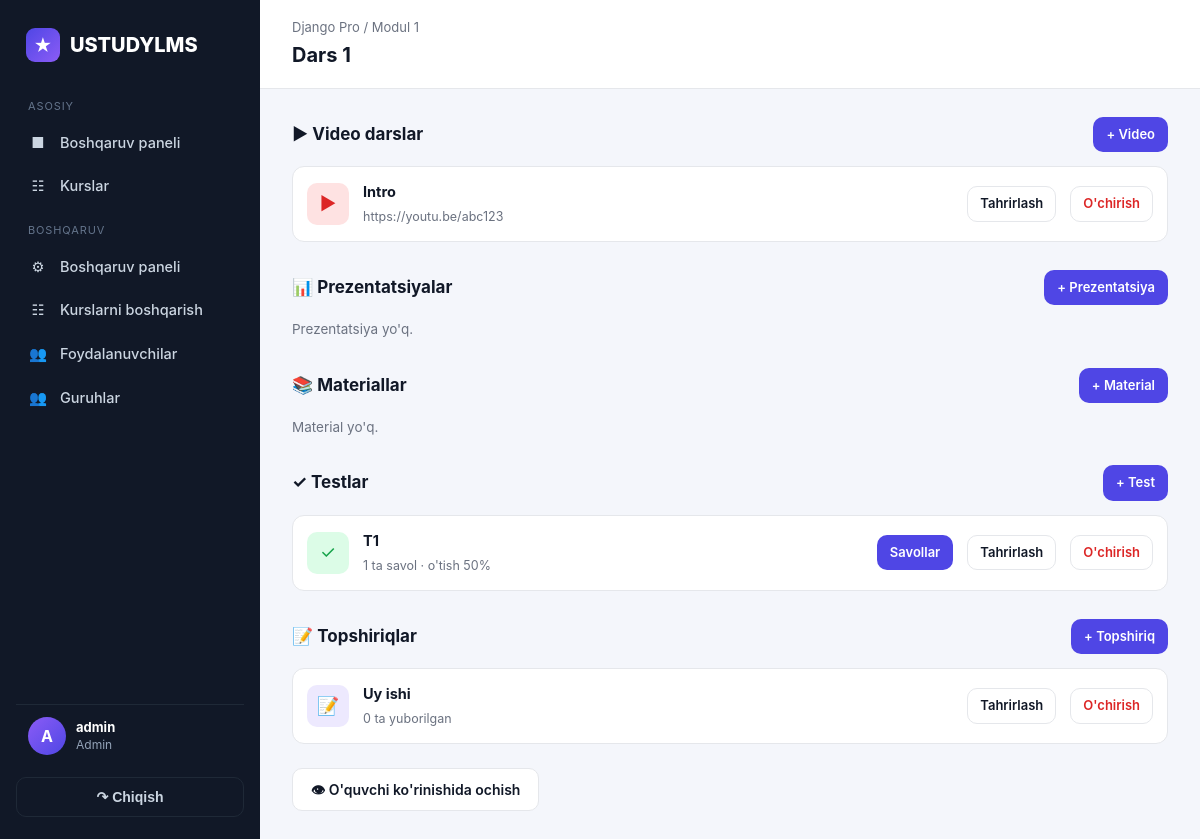
The page /courses/manage/lessons/4/ (signed in) on the database its author committed.
### accounts/models/user.py (models this page shows, shortened)
class CustomUser(AbstractUser):
    class Role(models.TextChoices):
        ADMIN = 'admin', 'Admin'
        TEACHER = 'teacher', "O'qituvchi"
        STUDENT = 'student', "O'quvchi"
    role = models.CharField(max_length=10, choices=Role.choices, default=Role.STUDENT)
    phone = models.CharField(max_length=20, blank=True)
    @property
    def is_admin(self):
        return self.is_superuser or self.role == self.Role.ADMIN
    @property
    def is_teacher(self):
        return self.role == self.Role.TEACHER

### courses/models/course.py (models this page shows, shortened)
class Course(models.Model):
    name = models.CharField(max_length=150)
    image = models.ImageField(upload_to='courses/', blank=True, null=True)
    description = models.TextField(blank=True)
    duration = models.PositiveIntegerField(default=1, help_text="Davomiyligi (oylarda)")
    price = models.DecimalField(max_digits=10, decimal_places=2, default=0)
    created_at = models.DateTimeField(auto_now_add=True)
    class Meta:
        ordering = ['-created_at']

### courses/models/structure.py (models this page shows, shortened)
class Lesson(models.Model):
    module = models.ForeignKey(Module, on_delete=models.CASCADE, related_name='lessons')
    title = models.CharField(max_length=300)
    description = models.TextField(blank=True)
    order = models.PositiveIntegerField(default=0)
    class Meta:
        ordering = ['order', 'id']

class Module(models.Model):
    course = models.ForeignKey(Course, on_delete=models.CASCADE, related_name='modules')
    title = models.CharField(max_length=150)
    description = models.TextField(blank=True)
    order = models.PositiveIntegerField(default=0)
    class Meta:
        ordering = ['order', 'id']

### courses/models/content.py (models this page shows, shortened)
class LessonVideo(models.Model):
    lesson = models.ForeignKey(Lesson, on_delete=models.CASCADE, related_name='videos')
    title = models.CharField(max_length=200)
    file = models.FileField(upload_to='lessons/videos/', blank=True, null=True)
    url = models.URLField(blank=True, help_text="YouTube/Vimeo havolasi")
    duration = models.PositiveIntegerField(blank=True, null=True, help_text="Davomiyligi (soniya)")
    order = models.PositiveIntegerField(default=0)
    class Meta:
        ordering = ['order', 'id']

### courses/models/assessment.py (models this page shows, shortened)
class Test(models.Model):
    lesson = models.ForeignKey(Lesson, on_delete=models.CASCADE, related_name='tests')
    title = models.CharField(max_length=200)
    description = models.TextField(blank=True)
    pass_score = models.PositiveIntegerField(default=60, help_text="O'tish foizi (%)")
    time_limit = models.PositiveIntegerField(blank=True, null=True, help_text="Vaqt chegarasi (daqiqa)")
    created_at = models.DateTimeField(auto_now_add=True)
    @property
    def total_questions(self):
        return self.questions.count()

### courses/models/assignment.py (models this page shows, shortened)
class Assignment(models.Model):
    lesson = models.ForeignKey(Lesson, on_delete=models.CASCADE, related_name='assignments')
    title = models.CharField(max_length=200)
    description = models.TextField(blank=True)
    file = models.FileField(upload_to='assignments/', blank=True, null=True)
    deadline = models.DateTimeField(blank=True, null=True)
    max_grade = models.FloatField(default=100)
    created_at = models.DateTimeField(auto_now_add=True)

### courses/views/manage_lessons.py (the view)
# urls.py: path('manage/lessons/<int:pk>/', views.lesson_manage, name='manage_lesson'),
@teacher_required
def lesson_manage(request, pk):
    lesson = get_object_or_404(Lesson.objects.select_related('module__course'), pk=pk)
    ensure_course_access(request.user, lesson.module.course)
    return render(request, 'manage/lesson_manage.html', {
        'lesson': lesson,
        'course': lesson.module.course,
        'videos': lesson.videos.all(),
        'presentations': lesson.presentations.all(),
        'materials': lesson.materials.all(),
        'tests': lesson.tests.all(),
        'assignments': lesson.assignments.all(),
    })

### courses/views/helpers.py (called while the page is built)
def ensure_course_access(user, course):
    if user.is_admin:
        return
    if (user.is_teacher and hasattr(user, 'teacher_profile')
            and user.teacher_profile.courses.filter(pk=course.pk).exists()):
        return
    raise PermissionDenied

### templates/manage/lesson_manage.html (shortened to what this page needs)
{% extends 'base.html' %}
{% block heading %}{{ lesson.title }}{% endblock %}
{% block crumb %}<div class="crumb"><a href="{% url 'courses:manage_course_detail' course.pk %}">{{ course.name }}</a> / {{ lesson.module.title }}</div>{% endblock %}
{% block content %}
<div class="section-title" style="justify-content:space-between;">
    <span>&#9654; Video darslar</span>
    <a href="{% url 'courses:manage_video_create' lesson.pk %}" class="btn btn-primary btn-sm">&#43; Video</a>
</div>
{% for v in videos %}
<div class="resource">
    <div class="ic" style="background:var(--danger-soft);color:var(--danger);">&#9654;</div>
    <div class="info"><b>{{ v.title }}</b><span>{% if v.file %}Fayl{% else %}{{ v.url }}{% endif %}</span></div>
    <a href="{% url 'courses:manage_video_edit' v.pk %}" class="btn btn-light btn-sm">Tahrirlash</a>
    <a href="{% url 'courses:manage_video_delete' v.pk %}" class="btn btn-light btn-sm" style="color:var(--danger);">O'chirish</a>
</div>
{% empty %}<p style="color:var(--muted);font-size:13.5px;margin-bottom:10px;">Video yo'q.</p>{% endfor %}
<div class="section-title" style="justify-content:space-between;">
    <span>&#128202; Prezentatsiyalar</span>
    <a href="{% url 'courses:manage_presentation_create' lesson.pk %}" class="btn btn-primary btn-sm">&#43; Prezentatsiya</a>
</div>
{% for p in presentations %}
<div class="resource">
    <div class="ic" style="background:var(--warning-soft);color:var(--warning);">&#128202;</div>
    <div class="info"><b>{{ p.title }}</b><span>{{ p.file.name }}</span></div>
    <a href="{% url 'courses:manage_presentation_edit' p.pk %}" class="btn btn-light btn-sm">Tahrirlash</a>
    <a href="{% url 'courses:manage_presentation_delete' p.pk %}" class="btn btn-light btn-sm" style="color:var(--danger);">O'chirish</a>
</div>
{% empty %}<p style="color:var(--muted);font-size:13.5px;margin-bottom:10px;">Prezentatsiya yo'q.</p>{% endfor %}
<div class="section-title" style="justify-content:space-between;">
    <span>&#128218; Materiallar</span>
    <a href="{% url 'courses:manage_material_create' lesson.pk %}" class="btn btn-primary btn-sm">&#43; Material</a>
</div>
{% for m in materials %}
<div class="resource">
    <div class="ic" style="background:var(--primary-soft);color:var(--primary);">&#128214;</div>
    <div class="info"><b>{{ m.title }}</b><span>{{ m.description|default:""|truncatewords:10 }}</span></div>
    <a href="{% url 'courses:manage_material_edit' m.pk %}" class="btn btn-light btn-sm">Tahrirlash</a>
    <a href="{% url 'courses:manage_material_delete' m.pk %}" class="btn btn-light btn-sm" style="color:var(--danger);">O'chirish</a>
</div>
{% empty %}<p style="color:var(--muted);font-size:13.5px;margin-bottom:10px;">Material yo'q.</p>{% endfor %}
<div class="section-title" style="justify-content:space-between;">
    <span>&#10003; Testlar</span>
    <a href="{% url 'courses:manage_test_create' lesson.pk %}" class="btn btn-primary btn-sm">&#43; Test</a>
</div>
{% for t in tests %}
<div class="resource">
    <div class="ic" style="background:var(--success-soft);color:var(--success);">&#10003;</div>
    <div class="info"><b>{{ t.title }}</b><span>{{ t.total_questions }} ta savol &middot; o'tish {{ t.pass_score }}%</span></div>
    <a href="{% url 'courses:manage_question' t.pk %}" class="btn btn-primary btn-sm">Savollar</a>
    <a href="{% url 'courses:manage_test_edit' t.pk %}" class="btn btn-light btn-sm">Tahrirlash</a>
    <a href="{% url 'courses:manage_test_delete' t.pk %}" class="btn btn-light btn-sm" style="color:var(--danger);">O'chirish</a>
</div>
{% empty %}<p style="color:var(--muted);font-size:13.5px;margin-bottom:10px;">Test yo'q.</p>{% endfor %}
<div class="section-title" style="justify-content:space-between;">
    <span>&#128221; Topshiriqlar</span>
    <a href="{% url 'courses:manage_assignment_create' lesson.pk %}" class="btn btn-primary btn-sm">&#43; Topshiriq</a>
</div>
{% for a in assignments %}
<div class="resource">
    <div class="ic" style="background:#ede9fe;color:#7c3aed;">&#128221;</div>
    <div class="info"><b>{{ a.title }}</b><span>{{ a.submissions.count }} ta yuborilgan</span></div>
    <a href="{% url 'courses:manage_assignment_edit' a.pk %}" class="btn btn-light btn-sm">Tahrirlash</a>
    <a href="{% url 'courses:manage_assignment_delete' a.pk %}" class="btn btn-light btn-sm" style="color:var(--danger);">O'chirish</a>
</div>
{% empty %}<p style="color:var(--muted);font-size:13.5px;margin-bottom:10px;">Topshiriq yo'q.</p>{% endfor %}
<div style="margin-top:24px;">
    <a href="{% url 'courses:lesson_detail' lesson.pk %}" class="btn btn-light">&#128065; O'quvchi ko'rinishida ochish</a>
</div>
{% endblock %}

### templates/base.html (shortened to what this page needs)
{% load static %}
<!DOCTYPE html>
<html lang="uz">
<head>
    <link rel="stylesheet" href="{% static 'css/style.css' %}">
</head>
<body>
<div class="layout">
    <aside class="sidebar" id="sidebar">
        <div class="brand">
            <span class="logo">&#9733;</span> USTUDYLMS
        </div>
        <nav>
            <div class="nav-section">Asosiy</div>
            <a class="nav-link {% if request.resolver_match.url_name == 'dashboard' %}active{% endif %}" href="{% url 'accounts:dashboard' %}">
                <span class="ic">&#9632;</span> Boshqaruv paneli
            </a>
            <a class="nav-link {% if 'course' in request.resolver_match.url_name %}active{% endif %}" href="{% url 'courses:course_list' %}">
                <span class="ic">&#9783;</span> Kurslar
            </a>
            {% if user.is_teacher or user.is_admin %}
            <div class="nav-section">Boshqaruv</div>
            <a class="nav-link {% if request.resolver_match.url_name == 'manage_dashboard' %}active{% endif %}" href="{% url 'courses:manage_dashboard' %}">
                <span class="ic">&#9881;</span> Boshqaruv paneli
            </a>
            <a class="nav-link {% if 'manage_course' in request.resolver_match.url_name %}active{% endif %}" href="{% url 'courses:manage_course_list' %}">
                <span class="ic">&#9783;</span> Kurslarni boshqarish
            </a>
            {% endif %}
            {% if user.is_admin %}
            <a class="nav-link {% if 'user' in request.resolver_match.url_name %}active{% endif %}" href="{% url 'accounts:user_list' %}">
                <span class="ic">&#128101;</span> Foydalanuvchilar
            </a>
            <a class="nav-link {% if 'manage_group' in request.resolver_match.url_name %}active{% endif %}" href="{% url 'courses:manage_group_list' %}">
                <span class="ic">&#128101;</span> Guruhlar
            </a>
            {% endif %}
        </nav>
        <div class="user">
            <div class="av">{{ user.username|first|upper }}</div>
            <div class="meta">
                <b>{{ user.get_full_name|default:user.username }}</b>
                <span>{{ user.get_role_display }}</span>
            </div>
        </div>
        <form method="post" action="{% url 'accounts:logout' %}">
            <button type="submit" class="logout-btn">&#8631; Chiqish</button>
        </form>
    </aside>
    <main class="content">
        <div class="topbar">
            <div>
                {% block crumb %}{% endblock %}
                <h1>{% block heading %}{% endblock %}</h1>
            </div>
        </div>
        <div class="page">
            {% block content %}{% endblock %}
        </div>
    </main>
</div>
</body>
</html>

### static/css/style.css (style rules this page uses)
:root { --bg: #f4f6fb; --surface: #ffffff; --sidebar: #111827; --sidebar-soft: #1f2937; --primary: #4f46e5; --primary-dark: #4338ca; --primary-soft: #eef2ff; --success: #16a34a; --success-soft: #dcfce7; --danger: #dc2626; --danger-soft: #fee2e2; --warning: #d97706; --warning-soft: #fef3c7; --text: #111827; --muted: #6b7280; --border: #e5e7eb; --radius: 14px; --shadow: 0 1px 3px rgba(16, 24, 40, .06), 0 8px 24px rgba(16, 24, 40, .06); --sidebar-w: 260px; }
* { box-sizing: border-box; margin: 0; padding: 0; }
body { font-family: -apple-system, BlinkMacSystemFont, "Segoe UI", Roboto, Helvetica, Arial, sans-serif; background: var(--bg); color: var(--text); line-height: 1.5; -webkit-font-smoothing: antialiased; }
a { color: inherit; text-decoration: none; }
.layout { display: flex; min-height: 100vh; }
.sidebar { width: var(--sidebar-w); background: var(--sidebar); color: #cbd5e1; position: fixed; inset: 0 auto 0 0; display: flex; flex-direction: column; padding: 22px 16px; z-index: 30; }
.sidebar .brand { display: flex; align-items: center; gap: 10px; font-size: 20px; font-weight: 800; color: #fff; padding: 6px 10px 22px; }
.sidebar .brand .logo { width: 34px; height: 34px; border-radius: 9px; background: linear-gradient(135deg, var(--primary), #8b5cf6); display: grid; place-items: center; color: #fff; font-size: 18px; }
.nav-section { font-size: 11px; text-transform: uppercase; letter-spacing: .08em; color: #64748b; padding: 14px 12px 6px; }
.nav-link { display: flex; align-items: center; gap: 12px; padding: 11px 12px; border-radius: 10px; color: #cbd5e1; font-weight: 500; font-size: 14.5px; transition: background .15s, color .15s; }
.nav-link .ic { width: 20px; text-align: center; }
.sidebar .user { margin-top: auto; padding: 12px; border-top: 1px solid var(--sidebar-soft); display: flex; align-items: center; gap: 10px; }
.sidebar .user .av { width: 38px; height: 38px; border-radius: 50%; background: linear-gradient(135deg, #8b5cf6, var(--primary)); display: grid; place-items: center; color: #fff; font-weight: 700; }
.sidebar .user .meta { font-size: 13px; line-height: 1.3; overflow: hidden; }
.sidebar .user .meta b { color: #fff; display: block; white-space: nowrap; text-overflow: ellipsis; overflow: hidden; }
.sidebar .user .meta span { color: #94a3b8; font-size: 12px; }
.logout-btn { width: 100%; display: flex; align-items: center; justify-content: center; gap: 8px; margin-top: 10px; padding: 11px; border: 1px solid var(--sidebar-soft); border-radius: 10px; background: transparent; color: #cbd5e1; font-weight: 600; font-size: 14px; cursor: pointer; transition: background .15s, color .15s, border-color .15s; }
.content { margin-left: var(--sidebar-w); flex: 1; min-width: 0; }
.topbar { background: var(--surface); border-bottom: 1px solid var(--border); padding: 18px 32px; display: flex; align-items: center; justify-content: space-between; position: sticky; top: 0; z-index: 20; }
.topbar h1 { font-size: 20px; font-weight: 700; }
.topbar .crumb { color: var(--muted); font-size: 13px; margin-bottom: 2px; }
.page { padding: 28px 32px; max-width: 1180px; }
.section-title { font-size: 17px; font-weight: 700; margin: 28px 0 14px; display: flex; align-items: center; gap: 8px; }
.section-title:first-child { margin-top: 0; }
.btn { display: inline-flex; align-items: center; gap: 8px; justify-content: center; padding: 10px 18px; border-radius: 10px; font-weight: 600; font-size: 14px; border: 1px solid transparent; cursor: pointer; transition: background .15s, opacity .15s; }
.btn-primary { background: var(--primary); color: #fff; }
.btn-light { background: #fff; color: var(--text); border-color: var(--border); }
.btn-sm { padding: 7px 12px; font-size: 13px; }
.resource { display: flex; align-items: center; gap: 14px; padding: 14px; border: 1px solid var(--border); border-radius: 12px; background: var(--surface); margin-bottom: 10px; }
.resource .ic { width: 42px; height: 42px; border-radius: 10px; display: grid; place-items: center; font-size: 18px; flex-shrink: 0; }
.resource .info { flex: 1; min-width: 0; }
.resource .info b { font-size: 14.5px; display: block; }
.resource .info span { font-size: 12.5px; color: var(--muted); }

### rows shown on the page
CustomUser: username|first "A", get_full_name "admin", role "Admin"
Course: name "Django Pro"
Lesson: module "Modul 1", title "Dars 1"
LessonVideo: title "Intro", url "https://youtu.be/abc123"
Test: title "T1", total_questions "1", pass_score "50"
Assignment: title "Uy ishi", submissions.count "0"
